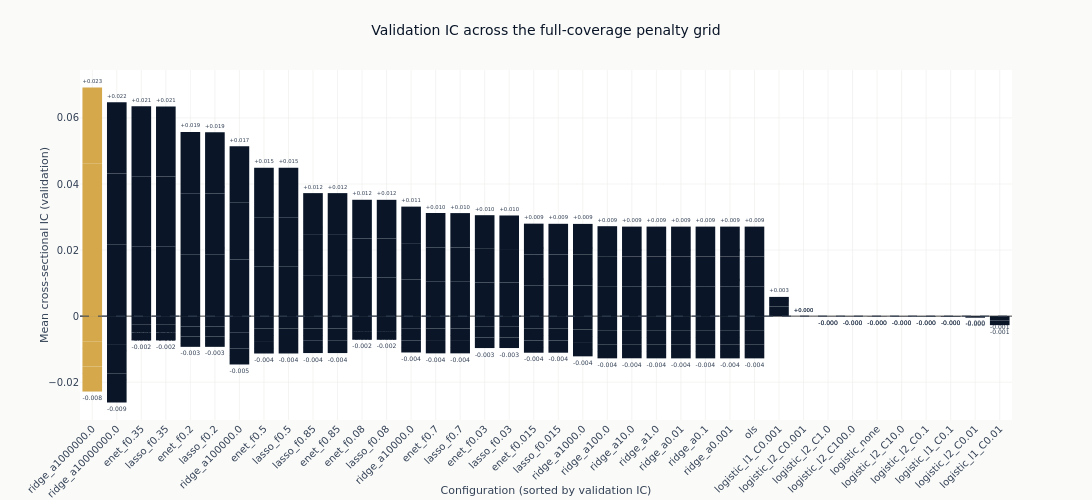

Notebook code cell kept with this figure:
### Markdown cell above
### How the penalty grid ranks

Only the configurations measured on all `full_days` validation dates are charted. The zero line
is the reference that matters: a bar below it is a model whose ranking pointed the wrong way out
of sample.

### Code cell
def compact(params: str) -> str:
    """Render declared parameters for a label: `alpha=1000000.0` reads as `alpha=1e+06`."""
    return re.sub(r"\d+\.?\d*(?:[eE][+-]?\d+)?", lambda m: f"{float(m.group()):g}", params)


full = catalog.filter("full_coverage")
leader = full.row(0, named=True)

fig_ic = go.Figure(
    go.Bar(
        x=full.get_column("config_name").to_list(),
        y=full.get_column("ic_mean").to_list(),
        marker_color=[
            COLORS["amber"] if name == leader["config_name"] else COLORS["blue"]
            for name in full.get_column("config_name")
        ],
        text=[f"{value:+.3f}" for value in full.get_column("ic_mean")],
        textposition="outside",
        cliponaxis=False,
    )
)
fig_ic.add_hline(y=0, line_width=1, line_dash="dash", line_color=COLORS["neutral"])
fig_ic.update_layout(
    title="Validation IC across the full-coverage penalty grid",
    height=500,
    width=1100,
    showlegend=False,
    margin=dict(t=70),
)
fig_ic.update_xaxes(title_text="Configuration (sorted by validation IC)", tickangle=-45)
fig_ic.update_yaxes(title_text="Mean cross-sectional IC (validation)")
show_plotly_with_alt(
    fig_ic,
    "Bar chart of mean validation information coefficient for every full-coverage linear "
    f"configuration, sorted descending, against a dashed zero line. {leader['config_name']} "
    f"({compact(leader['params'])}) is highlighted in amber at the top of the ranking at IC "
    f"{leader['ic_mean']:+.3f}. Every bar falls below the zero line and the spread between the "
    "top and the bottom of the grid is a few thousandths.",
)

### Figure 1 — Plotly figure (JSON) as saved in the notebook; plotly's stock layout.template omitted (floating-point values rounded to 4 significant figures; data arrays with more than 128 entries replaced by an {"elided": "..."} marker saying what was removed)
{"data": [{"cliponaxis": false, "marker": {"color": {"elided": "188 str values"}}, "text": {"elided": "188 str values"}, "textposition": "outside", "type": "bar", "x": {"elided": "188 str values"}, "y": {"elided": "188 float values"}}], "layout": {"height": 500, "margin": {"t": 70}, "shapes": [{"line": {"color": "#334155", "dash": "dash", "width": 1}, "type": "line", "x0": 0, "x1": 1, "xref": "x domain", "y0": 0, "y1": 0, "yref": "y"}], "showlegend": false, "title": {"text": "Validation IC across the full-coverage penalty grid"}, "width": 1100, "xaxis": {"tickangle": -45, "title": {"text": "Configuration (sorted by validation IC)"}}, "yaxis": {"title": {"text": "Mean cross-sectional IC (validation)"}}}}
